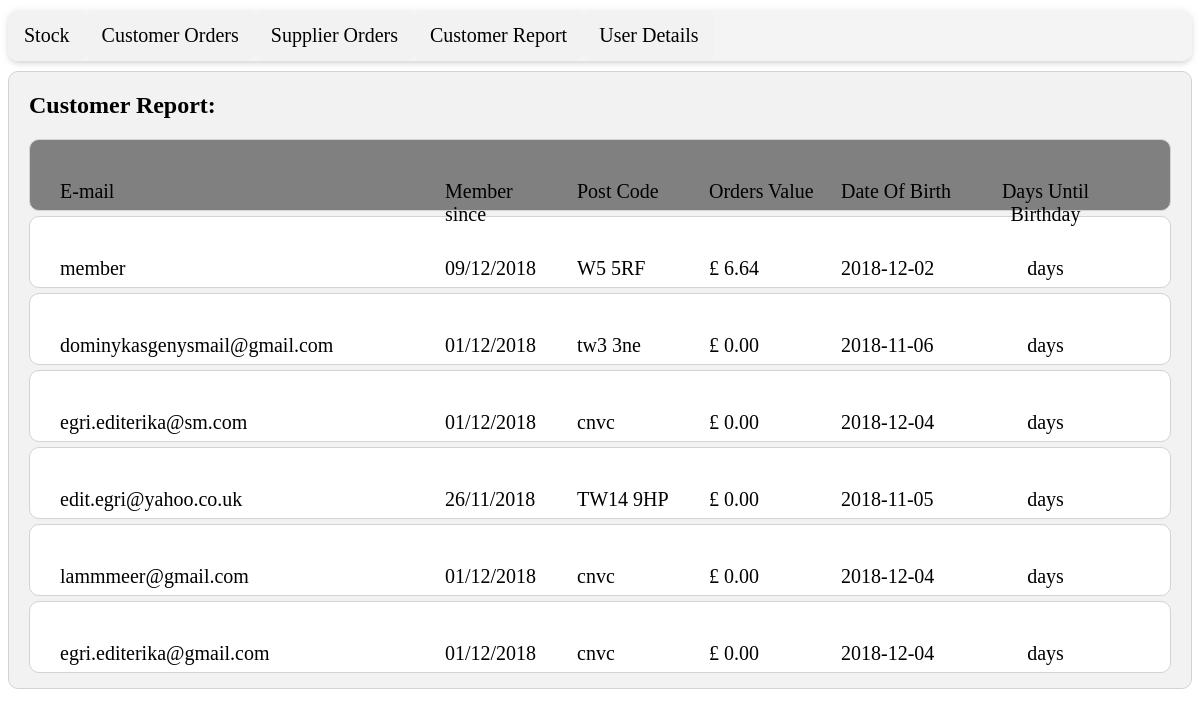
Page /php/acp_customers.php on the earlier database version.
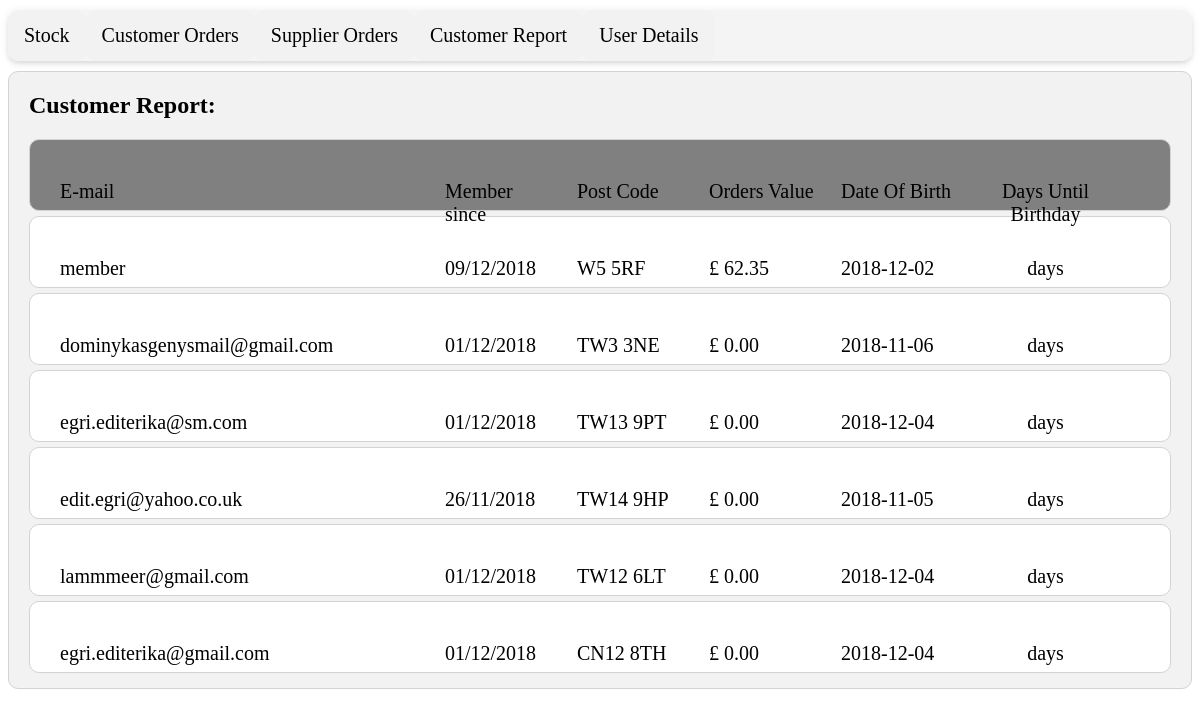
Same page on the later database version.
### tables this page shows
CREATE TABLE IF NOT EXISTS `users` (
  `usr_id` int(11) NOT NULL AUTO_INCREMENT,
  `f_name` varchar(45) NOT NULL,
  `l_name` varchar(45) NOT NULL,
  `e_mail` varchar(80) NOT NULL,
  `phn_num` varchar(11) NOT NULL,
  `dob` date NOT NULL,
  `adr_ln_1` varchar(60) NOT NULL,
  `adr_ln_2` varchar(60) DEFAULT NULL,
  `pstcod` varchar(10) NOT NULL,
  `lvl` enum('MEMBER','ADMIN') NOT NULL DEFAULT 'MEMBER',
  `pswrd` varchar(255) NOT NULL,
  `acc_crt_dte` datetime NOT NULL,
  PRIMARY KEY (`usr_id`),
  UNIQUE KEY `e_mail` (`e_mail`)
);

### php/acp_customers.php (the view, shortened to what this page needs)
<!DOCTYPE html>
<html lang="en">
<head>
    <link rel="stylesheet" type="text/css" href="css/stylelogin.css">
    <link rel="stylesheet" href="css/stock_07.12.2018.css">
</head>
<body>
<?php
    include "admin_panel_connection.php";
?>
 <div class="orders_container">
      <h2>Customer Report:</h2>
<div class="row-stock customer-column2">
  <div class="column two-stock2" >
    <p>E-mail</p>
  </div>
  <div class="column unit2">
    <p>Member since</p>
  </div>
    <div class="column unit2">
    <p>Post Code</p>
  </div>
    <div class="column unit2">
    <p>Orders Value</p>
  </div>
    <div class="column unit2">
    <p>Date Of Birth</p>
  </div>
  <div class="column unit3">
    <p>Days Until Birthday</p>
  </div>
</div>
<?php
	$search0 = "SELECT usr_id, dob FROM users  WHERE lvl = 'MEMBER'";
	$result0 = mysqli_query($mysqli, $search0);
while ($row0 = mysqli_fetch_assoc($result0))
		{
				$cur_usr_id= $row0['usr_id'];
				$cur_dob = $row0['dob'];
				$cur_year = date("Y");
				$birth_month = date("m",strtotime($cur_dob));
				$birth_day = date("d",strtotime($cur_dob));
				$leapyear = checkdate($birth_month ,$birth_day,$cur_year);
				if($leapyear == True)
				{
				$cur_birthday = $cur_year . "-" . $birth_month . "-" . $birth_day;
				}
				else
				{
				$birth_day =$birth_day - 1;
				$cur_birthday = $cur_year . "-" . $birth_month . "-" . $birth_day;
				}
				$days = strtotime($cur_birthday) - strtotime(date("Y-m-d"));
				$days_to_bd = round($days / (60 * 60 * 24));
				if ($days_to_bd >= 0)
				{
				$days_to_bd = $days_to_bd;
				}
				else
				{
				$days_to_bd = $days_to_bd + 365;
				};
				$search3 ="INSERT INTO tmp_dob (usr_id, days) VALUES('". $cur_usr_id ."','" . $days_to_bd . "')";
				mysqli_query($mysqli, $search3);
		}
 ?>
<?php
$search1 = "SELECT  u.f_name AS f_name, u.e_mail as e_mail, u.l_name AS l_name, u.acc_crt_dte AS acc_crt_dte, u.pstcod AS pstcod, u.usr_id AS usr_id, CASE WHEN SUM(col.sub_total) > 0 THEN SUM(col.sub_total) ELSE 0 END as sub_total, u.dob AS dob , td.days as days FROM users u  LEFT JOIN tmp_dob td ON u.usr_id = td.usr_id LEFT JOIN customer_order co ON u.usr_id = co.usr_id LEFT JOIN customer_order_line col ON co.ord_num = col.ord_num  WHERE u.lvl = 'MEMBER' GROUP BY u.usr_id ORDER BY td.days ASC, sub_total DESC";
$result1 = mysqli_query($mysqli, $search1);
while ($row1 = mysqli_fetch_assoc($result1))
{
$cur_acc_crt_dte = $row1['acc_crt_dte'];
$cur_sub_total = $row1['sub_total'];
$cur_pstcod = $row1['pstcod'];
$cur_dob = $row1['dob'];
$cur_days =  $row1['days'];
$cur_emial = $row1['e_mail'];
?>
<div class="row-stock customer-column">
   <div class="column two-stock2">
    <p><?php echo $cur_emial ?></p>
  </div>
  <div class="column unit2">
    <p><?php $joindate = strtotime($cur_acc_crt_dte);
                      echo date("d/m/Y", $joindate) ;?></p>
  </div>
  <div class="column unit2">
    <p><?php echo $cur_pstcod; ?></p>
  </div>
  <div class="column unit2">
    <p>&pound <?php echo $cur_sub_total; ?></p>
  </div>
  <div class="column unit2">
    <p><?php echo $cur_dob; ?></p>
  </div>
  <div class="column unit3">
    <p><?php echo $cur_days;	?> days</p>
  </div>
</div>
<?php
  }
?>
</div>
</body>

Differences in the rows shown:
computed for users "member": cur_sub_total "6.64" → "62.35"
changed users "dominykasgenysmail@gmail.com": pstcod "tw3 3ne" → "TW3 3NE"
changed users "egri.editerika@sm.com": pstcod "cnvc" → "TW13 9PT"
changed users "lammmeer@gmail.com": pstcod "cnvc" → "TW12 6LT"
changed users "egri.editerika@gmail.com": pstcod "cnvc" → "CN12 8TH"
